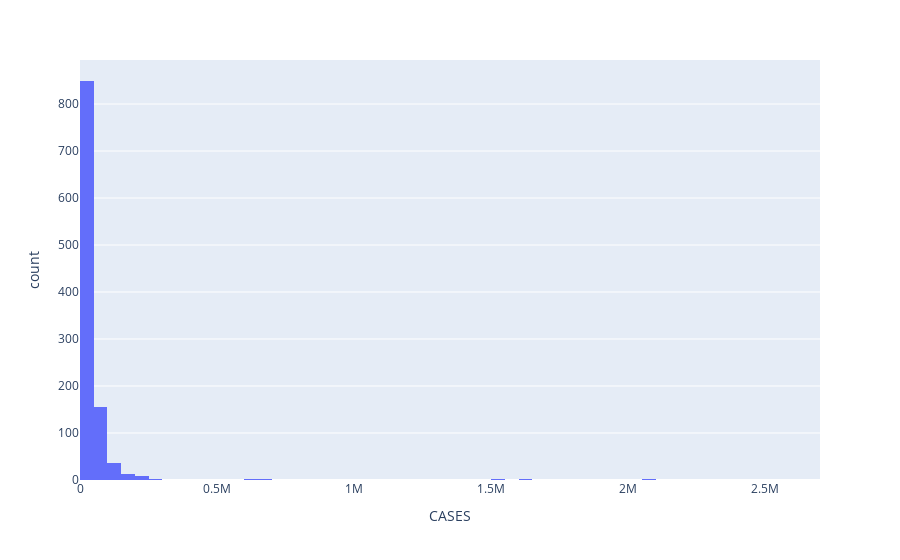

Notebook code cell kept with this figure:
### Code cell
fig = px.histogram(d, x='CASES')
fig.show()

### Figure 1 — Plotly figure (JSON) as saved in the notebook; plotly's stock layout.template omitted (floating-point values rounded to 4 significant figures; data arrays with more than 128 entries replaced by an {"elided": "..."} marker saying what was removed)
{"data": [{"alignmentgroup": "True", "bingroup": "x", "hovertemplate": "CASES=%{x}<br>count=%{y}<extra></extra>", "legendgroup": "", "marker": {"color": "#636efa", "pattern": {"shape": ""}}, "name": "", "offsetgroup": "", "orientation": "v", "showlegend": false, "type": "histogram", "x": {"elided": "1085 int values"}, "xaxis": "x", "yaxis": "y"}], "layout": {"barmode": "relative", "legend": {"tracegroupgap": 0}, "margin": {"t": 60}, "xaxis": {"anchor": "y", "domain": [0, 1], "title": {"text": "CASES"}}, "yaxis": {"anchor": "x", "domain": [0, 1], "title": {"text": "count"}}}}
